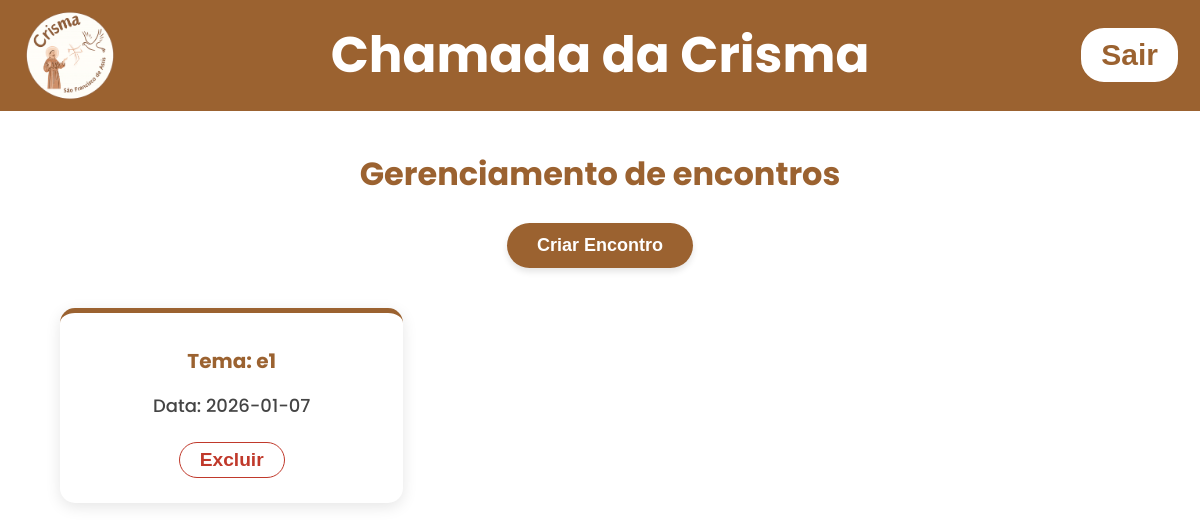
The page /listmeettings (signed in) on the database as committed earlier.
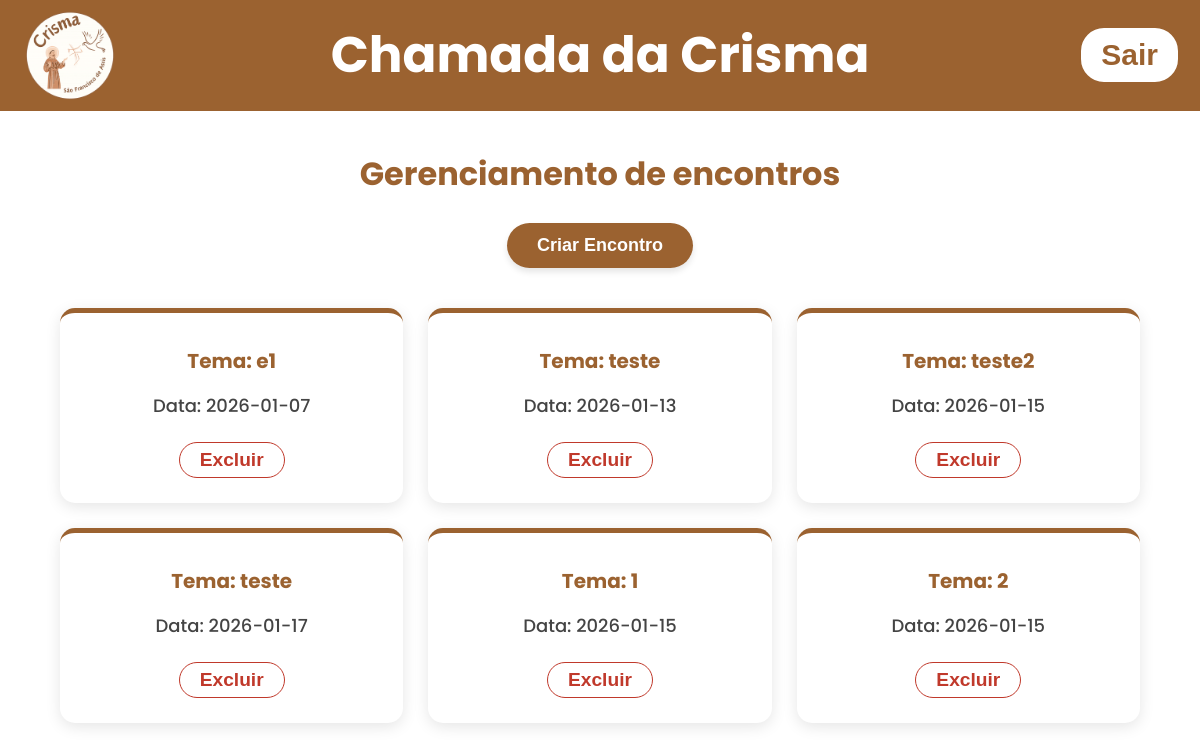
The same page on the database as committed later.
### tables this page shows
CREATE TABLE meetings (
    id INTEGER PRIMARY KEY AUTOINCREMENT,
    tema TEXT NOT NULL,
    meeting_date TEXT NOT NULL,
    created_at DATETIME DEFAULT CURRENT_TIMESTAMP
);

### app.py (the view)
@app.get("/listmeettings")
def list_meetings():
    if not 'admin' in session:
        return render_template('index.html')
    else:
        msg = request.args.get('msg')
        with get_conn() as conn:
            cur = conn.cursor()
            cur.execute("SELECT id, tema, meeting_date FROM meetings ORDER BY created_at")
            encontros = cur.fetchall()
        return render_template('managemeetings.html', encontros=encontros, msg=msg)

### app.py (called while the page is built)
def get_conn():
    conn = sqlite3.connect("data/dataBase.db")
    conn.row_factory = sqlite3.Row
    return conn

### templates/managemeetings.html (shortened to what this page needs)
<!DOCTYPE html>
<html lang="pt-br">
<head>
    <link
      rel="stylesheet"
      href="{{url_for('static', filename='css/styleconfigadmin.css')}}"
    />
    <link
      rel="stylesheet"
      href="{{url_for('static', filename='css/stylemanagemeetings.css')}}"
    />
</head>
<body>
    <header>
      <div class="header-left">
        <img
          src="{{url_for('static', filename='images/logocrismamaior.png')}}"
          alt="Logo da crisma"
          class="logo"
        />
        <h1 class="title-center" onclick="window.location.href='/homepage'" >Chamada da Crisma</h1>
      </div>
      <form action="{{url_for('logout_user')}}" method="post">
        <button class="button-logout">Sair</button>
      </form>
    </header>
    <main>
      <div class="container-principal">
         <h1>Gerenciamento de encontros</h1>
         <button onclick="OpenModalMeetings()">Criar Encontro</button>
         <div class="grid">
          {% for encontro in encontros%}
            <div class="meeting">
              <h2>Tema: {{ encontro.tema }}</h2>
              <h2>Data: {{ encontro.meeting_date}}</h2>
              <button onclick="OpenModalEditMeeting({{encontro.id}})">Excluir</button>
            </div>
          {%endfor%}
          </div>
      </div>
    </main>
</body>
</html>

Rows that differ between the two databases and show on the page:
added meetings: tema "teste", meeting_date "2026-01-13"
added meetings: tema "teste2", meeting_date "2026-01-15"
added meetings: tema "teste", meeting_date "2026-01-17"
added meetings: tema "1", meeting_date "2026-01-15"
added meetings: tema "2", meeting_date "2026-01-15"
